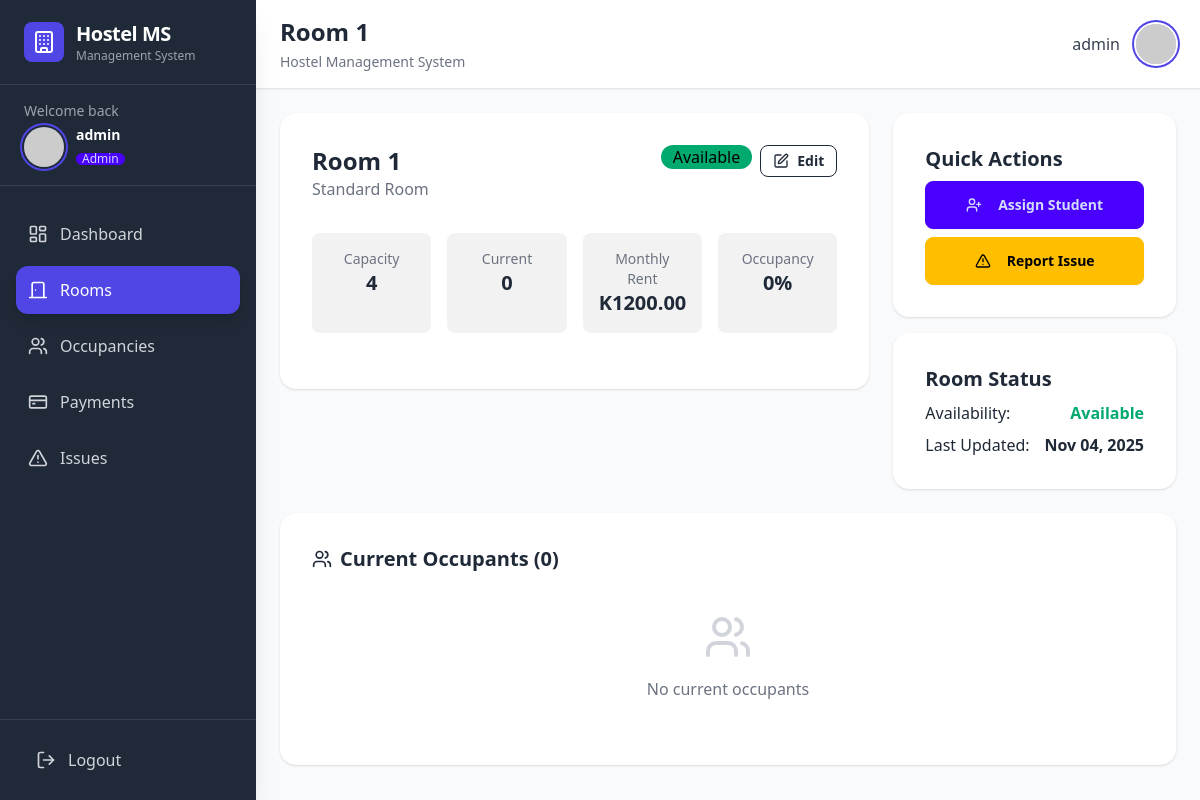
/rooms/2/ (signed in), run on an earlier commit of the app's database.
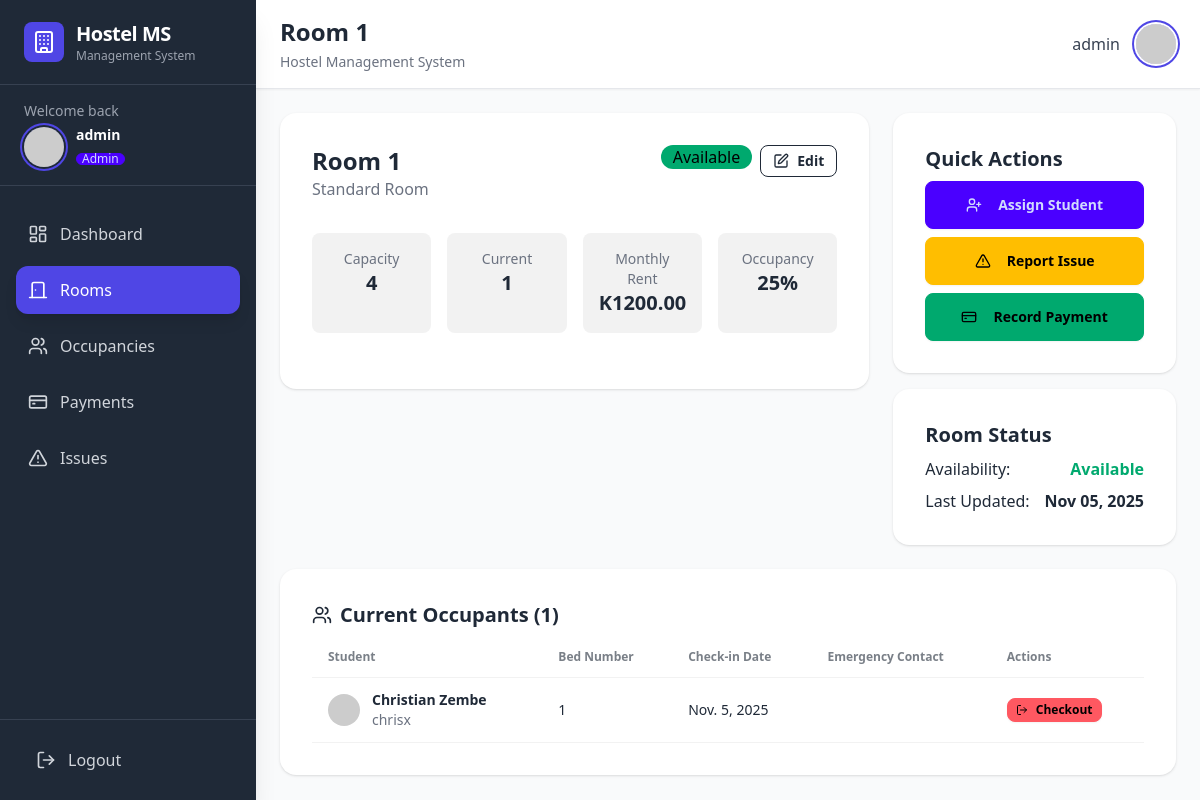
And on a later commit of the database.
### hostel/models.py (models this page shows, shortened)
class Room(models.Model):
    ROOM_STATUS = [
        ('available', 'Available'),
        ('occupied', 'Occupied'),
        ('maintenance', 'Under Maintenance'),
    ]
    room_number = models.CharField(max_length=10, unique=True)
    capacity = models.IntegerField(validators=[MinValueValidator(1), MaxValueValidator(10)])
    current_occupancy = models.IntegerField(default=0, validators=[MinValueValidator(0)])
    status = models.CharField(max_length=15, choices=ROOM_STATUS, default='available')
    room_type = models.CharField(max_length=50, default='Standard')
    monthly_rent = models.DecimalField(max_digits=10, decimal_places=2, validators=[MinValueValidator(Decimal('0.00'))])
    description = models.TextField(blank=True)
    amenities = models.TextField(blank=True, help_text="Comma-separated amenities")
    created_at = models.DateTimeField(auto_now_add=True)
    updated_at = models.DateTimeField(auto_now=True)
    class Meta:
        db_table = 'rooms'
        ordering = ['room_number']
    @property
    def is_available(self):
        return self.current_occupancy < self.capacity and self.status == 'available'
    @property
    def occupancy_percentage(self):
        if self.capacity == 0:
            return 0
        return (self.current_occupancy / self.capacity) * 100

class Occupancy(models.Model):
    student = models.ForeignKey(User, on_delete=models.CASCADE, related_name='occupancies')
    room = models.ForeignKey(Room, on_delete=models.CASCADE, related_name='occupancies')
    check_in_date = models.DateField()
    check_out_date = models.DateField(null=True, blank=True)
    bed_number = models.CharField(max_length=5)
    is_active = models.BooleanField(default=True)
    emergency_contact_name = models.CharField(max_length=100)
    emergency_contact_phone = models.CharField(max_length=15)
    notes = models.TextField(blank=True)
    created_at = models.DateTimeField(auto_now_add=True)
    updated_at = models.DateTimeField(auto_now=True)
    class Meta:
        db_table = 'occupancies'
        ordering = ['-check_in_date']
        unique_together = ['room', 'bed_number', 'is_active']

class User(AbstractUser):
    ROLE_CHOICES = [
        ('admin', 'Admin'),
        ('manager', 'Hostel Manager'),
        ('student', 'Student'),
    ]
    role = models.CharField(max_length=10, choices=ROLE_CHOICES, default='student')
    phone = models.CharField(max_length=15, blank=True)
    address = models.TextField(blank=True)
    profile_picture = models.ImageField(upload_to='profiles/', blank=True, null=True)
    email_verified = models.BooleanField(default=False)
    class Meta:
        db_table = 'users'

### hostel/views.py (the view)
# urls.py: path('rooms/<int:room_id>/', room_detail, name='room_detail'),
@login_required
def room_detail(request, room_id):
    room = get_object_or_404(
        Room.objects.prefetch_related('occupancies__student', 'issues__reported_by'),
        id=room_id
    )
    active_occupancies = room.occupancies.filter(is_active=True)
    recent_issues = room.issues.all().order_by('-reported_date')[:10]
    context = {
        'room': room,
        'occupancies': active_occupancies,
        'issues': recent_issues,
    }
    return render(request, 'hostel/room_detail.html', context)

### templates/hostel/room_detail.html (shortened to what the changed rows need)
{% extends 'hostel/base.html' %}
{% block header %}Room {{ room.room_number }}{% endblock %}
{% block content %}
<div class="space-y-6">
    <div class="grid grid-cols-1 lg:grid-cols-3 gap-6">
        <div class="lg:col-span-2">
            <div class="card bg-base-100 shadow">
                <div class="card-body">
                    <div class="flex justify-between items-start mb-6">
                        <div>
                            <h2 class="card-title text-2xl">Room {{ room.room_number }}</h2>
                            <p class="text-gray-500">{{ room.room_type }} Room</p>
                        </div>
                        <div class="flex gap-2">
                            <span class="badge badge-lg
                                {% if room.status == 'available' %}badge-success
                                {% elif room.status == 'occupied' %}badge-warning
                                {% else %}badge-error{% endif %}">
                                {{ room.status|title }}
                            </span>
                            {% if user.role in 'admin manager' %}
                            <a href="{% url 'room_edit' room.id %}" class="btn btn-outline btn-sm">
                                <i data-lucide="edit" class="w-4 h-4"></i>
                                Edit
                            </a>
                            {% endif %}
                        </div>
                    </div>
                    <div class="grid grid-cols-2 md:grid-cols-4 gap-4 mb-6">
                        <div class="text-center p-4 bg-base-200 rounded-lg">
                            <p class="text-sm text-gray-500">Capacity</p>
                            <p class="text-xl font-bold">{{ room.capacity }}</p>
                        </div>
                        <div class="text-center p-4 bg-base-200 rounded-lg">
                            <p class="text-sm text-gray-500">Current</p>
                            <p class="text-xl font-bold">{{ room.current_occupancy }}</p>
                        </div>
                        <div class="text-center p-4 bg-base-200 rounded-lg">
                            <p class="text-sm text-gray-500">Monthly Rent</p>
                            <p class="text-xl font-bold">K{{ room.monthly_rent }}</p>
                        </div>
                        <div class="text-center p-4 bg-base-200 rounded-lg">
                            <p class="text-sm text-gray-500">Occupancy</p>
                            <p class="text-xl font-bold">{{ room.occupancy_percentage|floatformat:0 }}%</p>
                        </div>
                    </div>
                </div>
            </div>
        </div>
        <div class="space-y-4">
            {% if user.role in 'admin manager' %}
            <div class="card bg-base-100 shadow">
                <div class="card-body">
                    <div class="space-y-2">
                        {% if room.is_available %}
                        <a href="{% url 'occupancy_create' %}?room={{ room.id }}" class="btn btn-primary btn-block">
                            <i data-lucide="user-plus" class="w-4 h-4 mr-2"></i>
                            Assign Student
                        </a>
                        {% endif %}
                        <a href="{% url 'issue_create' %}?room={{ room.id }}" class="btn btn-warning btn-block">
                            <i data-lucide="alert-triangle" class="w-4 h-4 mr-2"></i>
                            Report Issue
                        </a>
                        {% if room.occupancies.exists %}
                        <a href="{% url 'payment_create' %}" class="btn btn-success btn-block">
                            <i data-lucide="credit-card" class="w-4 h-4 mr-2"></i>
                            Record Payment
                        </a>
                        {% endif %}
                    </div>
                </div>
            </div>
            {% endif %}
            <div class="card bg-base-100 shadow">
                <div class="card-body">
                    <div class="space-y-2">
                        <div class="flex justify-between">
                            <span>Availability:</span>
                            <span class="font-semibold {% if room.is_available %}text-success{% else %}text-error{% endif %}">
                                {{ room.is_available|yesno:"Available,Not Available" }}
                            </span>
                        </div>
                        <div class="flex justify-between">
                            <span>Last Updated:</span>
                            <span class="font-semibold">{{ room.updated_at|date:"M d, Y" }}</span>
                        </div>
                    </div>
                </div>
            </div>
        </div>
    </div>
    <div class="card bg-base-100 shadow">
        <div class="card-body">
            <h3 class="card-title">
                <i data-lucide="users" class="w-5 h-5"></i>
                Current Occupants ({{ occupancies|length }})
            </h3>
            {% if occupancies %}
            <div class="overflow-x-auto">
                <table class="table table-zebra">
                    <thead>
                        <tr>
                            <th>Student</th>
                            <th>Bed Number</th>
                            <th>Check-in Date</th>
                            <th>Emergency Contact</th>
                            {% if user.role in 'admin manager' %}
                            <th>Actions</th>
                            {% endif %}
                        </tr>
                    </thead>
                    <tbody>
                        {% for occupancy in occupancies %}
                        <tr>
                            <td>
                                <div class="flex items-center gap-3">
                                    <div class="avatar">
                                        <div class="w-8 h-8 rounded-full">
                                            <img src="https://ui-avatars.com/api/?name={{ occupancy.student.username }}&background=6366F1&color=fff" />
                                        </div>
                                    </div>
                                    <div>
                                        <div class="font-bold">{{ occupancy.student.get_full_name|default:occupancy.student.username }}</div>
                                        <div class="text-sm text-gray-500">{{ occupancy.student.username }}</div>
                                    </div>
                                </div>
                            </td>
                            <td>{{ occupancy.bed_number }}</td>
                            <td>{{ occupancy.check_in_date }}</td>
                            <td>
                            </td>
                            {% if user.role in 'admin manager' %}
                            <td>
                                <div class="flex gap-2">
                                    <a href="{% url 'occupancy_checkout' occupancy.id %}" class="btn btn-error btn-xs">
                                        <i data-lucide="log-out" class="w-3 h-3"></i>
                                        Checkout
                                    </a>
                                </div>
                            </td>
                            {% endif %}
                        </tr>
                        {% endfor %}
                    </tbody>
                </table>
            </div>
            {% else %}
            <div class="text-center py-8">
                <i data-lucide="users" class="w-12 h-12 text-gray-300 mx-auto mb-4"></i>
                <p class="text-gray-500">No current occupants</p>
            </div>
            {% endif %}
        </div>
    </div>
</div>
{% endblock %}

What changed in the data, as far as the page shows it:
changed Room "Standard": current_occupancy "0" → "1"; occupancy_percentage "0" → "25"; updated_at "Nov 04, 2025" → "Nov 05, 2025"
added Occupancy: student.get_full_name "Christian Zembe", student.username "chrisx", bed_number "1", check_in_date "Nov. 5, 2025"
Also different on the page:
{{ occupancies|length }}: "0" → "1"
text no longer shown: "No current occupants"
text now shown: "Record Payment Student Bed Number Check-in Date Emergency Contact Actions"
